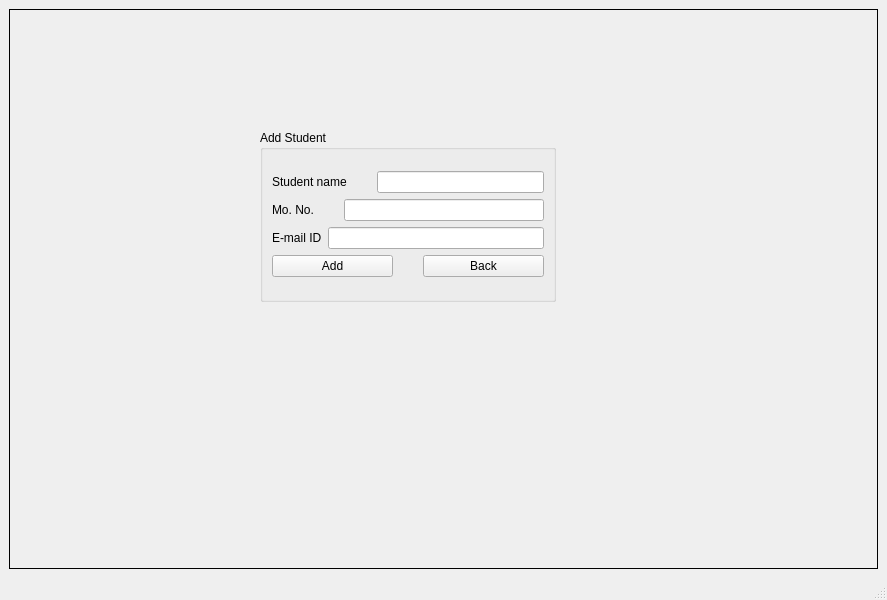
<?xml version="1.0" encoding="UTF-8"?>
<ui version="4.0">
 <class>MainWindow</class>
 <widget class="QMainWindow" name="MainWindow">
  <property name="geometry">
   <rect>
    <x>0</x>
    <y>0</y>
    <width>887</width>
    <height>600</height>
   </rect>
  </property>
  <property name="windowTitle">
   <string>MainWindow</string>
  </property>
  <property name="inputMethodHints">
   <set>Qt::ImhDigitsOnly</set>
  </property>
  <widget class="QWidget" name="centralwidget">
   <layout class="QHBoxLayout" name="horizontalLayout_2">
    <item>
     <widget class="QStackedWidget" name="stackedWidget">
      <property name="frameShape">
       <enum>QFrame::Panel</enum>
      </property>
      <property name="currentIndex">
       <number>4</number>
      </property>
      <widget class="QWidget" name="page">
       <widget class="QWidget" name="layoutWidget">
        <property name="geometry">
         <rect>
          <x>250</x>
          <y>141</y>
          <width>361</width>
          <height>261</height>
         </rect>
        </property>
        <layout class="QVBoxLayout" name="verticalLayout_2">
         <item>
          <layout class="QVBoxLayout" name="verticalLayout">
           <item>
            <widget class="QLabel" name="label">
             <property name="text">
              <string>                                  ADMIN LOGIN</string>
             </property>
            </widget>
           </item>
           <item>
            <layout class="QHBoxLayout" name="horizontalLayout">
             <item>
              <widget class="QLabel" name="label_2">
               <property name="text">
                <string>Username  </string>
               </property>
              </widget>
             </item>
             <item>
              <widget class="QLineEdit" name="lineEdit"/>
             </item>
            </layout>
           </item>
           <item>
            <layout class="QHBoxLayout" name="horizontalLayout_3">
             <item>
              <widget class="QLabel" name="label_3">
               <property name="text">
                <string>Password  </string>
               </property>
              </widget>
             </item>
             <item>
              <widget class="QLineEdit" name="lineEdit_2">
               <property name="echoMode">
                <enum>QLineEdit::Password</enum>
               </property>
              </widget>
             </item>
            </layout>
           </item>
           <item>
            <widget class="QPushButton" name="pushButton">
             <property name="text">
              <string>Login</string>
             </property>
            </widget>
           </item>
           <item>
            <widget class="QLabel" name="label_4">
             <property name="text">
              <string>Dont have account?</string>
             </property>
            </widget>
           </item>
          </layout>
         </item>
         <item>
          <widget class="QPushButton" name="pushButton_2">
           <property name="text">
            <string>Sign up</string>
           </property>
          </widget>
         </item>
        </layout>
       </widget>
       <widget class="QLabel" name="label_20">
        <property name="geometry">
         <rect>
          <x>270</x>
          <y>30</y>
          <width>351</width>
          <height>101</height>
         </rect>
        </property>
        <property name="maximumSize">
         <size>
          <width>351</width>
          <height>101</height>
         </size>
        </property>
        <property name="autoFillBackground">
         <bool>true</bool>
        </property>
        <property name="text">
         <string>DELTA IOT LIBRARY MANAGEMENT SYSTEM </string>
        </property>
       </widget>
      </widget>
      <widget class="QWidget" name="page_2">
       <layout class="QGridLayout" name="gridLayout">
        <item row="0" column="0">
         <widget class="QPushButton" name="pushButton_vb">
          <property name="text">
           <string>View Books</string>
          </property>
         </widget>
        </item>
        <item row="2" column="2">
         <widget class="QPushButton" name="pushButton_rb">
          <property name="text">
           <string>Return book</string>
          </property>
         </widget>
        </item>
        <item row="0" column="1">
         <widget class="QPushButton" name="pushButton_2_vu">
          <property name="text">
           <string>View User</string>
          </property>
         </widget>
        </item>
        <item row="2" column="1">
         <widget class="QPushButton" name="pushButton_6_ab">
          <property name="text">
           <string>Add Book</string>
          </property>
         </widget>
        </item>
        <item row="0" column="2">
         <widget class="QPushButton" name="pushButton_3_sb">
          <property name="text">
           <string>Issue Book </string>
          </property>
         </widget>
        </item>
        <item row="2" column="0">
         <widget class="QPushButton" name="pushButton_5_au">
          <property name="text">
           <string>Add User</string>
          </property>
         </widget>
        </item>
        <item row="3" column="2">
         <widget class="QPushButton" name="pushButton_logout">
          <property name="text">
           <string>Logout</string>
          </property>
         </widget>
        </item>
       </layout>
      </widget>
      <widget class="QWidget" name="page_3">
       <widget class="QGroupBox" name="groupBox">
        <property name="geometry">
         <rect>
          <x>230</x>
          <y>180</y>
          <width>311</width>
          <height>221</height>
         </rect>
        </property>
        <property name="title">
         <string>Add Book </string>
        </property>
        <layout class="QVBoxLayout" name="verticalLayout_4">
         <item>
          <layout class="QVBoxLayout" name="verticalLayout_3">
           <item>
            <layout class="QHBoxLayout" name="horizontalLayout_4">
             <item>
              <widget class="QLabel" name="label_6">
               <property name="text">
                <string>Book Name </string>
               </property>
              </widget>
             </item>
             <item>
              <widget class="QLineEdit" name="lineEdit_book"/>
             </item>
            </layout>
           </item>
           <item>
            <layout class="QHBoxLayout" name="horizontalLayout_5">
             <item>
              <widget class="QLabel" name="label_7">
               <property name="text">
                <string>Quantity</string>
               </property>
              </widget>
             </item>
             <item>
              <widget class="QComboBox" name="comboBox_addbook">
               <item>
                <property name="text">
                 <string>Select Quantity</string>
                </property>
               </item>
               <item>
                <property name="text">
                 <string>1</string>
                </property>
               </item>
               <item>
                <property name="text">
                 <string>2</string>
                </property>
               </item>
               <item>
                <property name="text">
                 <string>3</string>
                </property>
               </item>
               <item>
                <property name="text">
                 <string>4</string>
                </property>
               </item>
               <item>
                <property name="text">
                 <string>5</string>
                </property>
               </item>
               <item>
                <property name="text">
                 <string>6</string>
                </property>
               </item>
               <item>
                <property name="text">
                 <string>7</string>
                </property>
               </item>
               <item>
                <property name="text">
                 <string>8</string>
                </property>
               </item>
               <item>
                <property name="text">
                 <string>9</string>
                </property>
               </item>
               <item>
                <property name="text">
                 <string>10</string>
                </property>
               </item>
              </widget>
             </item>
            </layout>
           </item>
           <item>
            <widget class="QPushButton" name="pushButton_add">
             <property name="text">
              <string>Add</string>
             </property>
            </widget>
           </item>
           <item>
            <widget class="QPushButton" name="pushButton_abback">
             <property name="text">
              <string>Back</string>
             </property>
            </widget>
           </item>
          </layout>
         </item>
        </layout>
       </widget>
      </widget>
      <widget class="QWidget" name="page_4">
       <layout class="QVBoxLayout" name="verticalLayout_14">
        <item>
         <layout class="QVBoxLayout" name="verticalLayout_13">
          <item>
           <widget class="QLabel" name="label_5">
            <property name="text">
             <string>View Book</string>
            </property>
           </widget>
          </item>
          <item>
           <widget class="QTextEdit" name="textEdit"/>
          </item>
          <item>
           <widget class="QPushButton" name="pushButton_vbback">
            <property name="text">
             <string>Back</string>
            </property>
           </widget>
          </item>
         </layout>
        </item>
       </layout>
      </widget>
      <widget class="QWidget" name="page_5">
       <widget class="QGroupBox" name="groupBox_2">
        <property name="geometry">
         <rect>
          <x>250</x>
          <y>120</y>
          <width>296</width>
          <height>172</height>
         </rect>
        </property>
        <property name="title">
         <string>Add Student</string>
        </property>
        <layout class="QVBoxLayout" name="verticalLayout_6">
         <item>
          <layout class="QVBoxLayout" name="verticalLayout_5">
           <item>
            <layout class="QHBoxLayout" name="horizontalLayout_6">
             <property name="spacing">
              <number>30</number>
             </property>
             <item>
              <widget class="QLabel" name="label_8">
               <property name="text">
                <string>Student name</string>
               </property>
              </widget>
             </item>
             <item>
              <widget class="QLineEdit" name="lineEdit_addstudent"/>
             </item>
            </layout>
           </item>
           <item>
            <layout class="QHBoxLayout" name="horizontalLayout_7">
             <property name="spacing">
              <number>30</number>
             </property>
             <item>
              <widget class="QLabel" name="label_9">
               <property name="text">
                <string>Mo. No.</string>
               </property>
              </widget>
             </item>
             <item>
              <widget class="QLineEdit" name="lineEdit_mono">
               <property name="inputMethodHints">
                <set>Qt::ImhDigitsOnly</set>
               </property>
              </widget>
             </item>
            </layout>
           </item>
           <item>
            <layout class="QHBoxLayout" name="horizontalLayout_8">
             <item>
              <widget class="QLabel" name="label_10">
               <property name="text">
                <string>E-mail ID</string>
               </property>
              </widget>
             </item>
             <item>
              <widget class="QLineEdit" name="lineEdit_email">
               <property name="inputMethodHints">
                <set>Qt::ImhLowercaseOnly</set>
               </property>
              </widget>
             </item>
            </layout>
           </item>
           <item>
            <layout class="QHBoxLayout" name="horizontalLayout_9">
             <property name="spacing">
              <number>30</number>
             </property>
             <item>
              <widget class="QPushButton" name="pushButton_addstudent">
               <property name="text">
                <string>Add</string>
               </property>
              </widget>
             </item>
             <item>
              <widget class="QPushButton" name="pushButton_asback">
               <property name="text">
                <string>Back</string>
               </property>
              </widget>
             </item>
            </layout>
           </item>
          </layout>
         </item>
        </layout>
       </widget>
      </widget>
      <widget class="QWidget" name="page_6">
       <widget class="QWidget" name="layoutWidget">
        <property name="geometry">
         <rect>
          <x>180</x>
          <y>70</y>
          <width>491</width>
          <height>401</height>
         </rect>
        </property>
        <layout class="QVBoxLayout" name="verticalLayout_7">
         <item>
          <widget class="QLabel" name="label_11">
           <property name="text">
            <string>View User</string>
           </property>
          </widget>
         </item>
         <item>
          <widget class="QTextEdit" name="textEdit_viewuser"/>
         </item>
         <item>
          <widget class="QPushButton" name="pushButton_vuback">
           <property name="text">
            <string>Back</string>
           </property>
          </widget>
         </item>
        </layout>
       </widget>
      </widget>
      <widget class="QWidget" name="page_7">
       <widget class="QGroupBox" name="groupBox_3">
        <property name="geometry">
         <rect>
          <x>280</x>
          <y>140</y>
          <width>351</width>
          <height>281</height>
         </rect>
        </property>
        <property name="title">
         <string>Issue Book</string>
        </property>
        <layout class="QVBoxLayout" name="verticalLayout_9">
         <item>
          <layout class="QVBoxLayout" name="verticalLayout_8">
           <property name="spacing">
            <number>30</number>
           </property>
           <item>
            <layout class="QHBoxLayout" name="horizontalLayout_10">
             <property name="spacing">
              <number>30</number>
             </property>
             <item>
              <widget class="QLabel" name="label_12">
               <property name="text">
                <string>Book Name</string>
               </property>
              </widget>
             </item>
             <item>
              <widget class="QLineEdit" name="lineEdit_bookname"/>
             </item>
            </layout>
           </item>
           <item>
            <layout class="QHBoxLayout" name="horizontalLayout_11">
             <property name="spacing">
              <number>30</number>
             </property>
             <item>
              <widget class="QLabel" name="label_13">
               <property name="text">
                <string>Student</string>
               </property>
              </widget>
             </item>
             <item>
              <widget class="QComboBox" name="comboBox_student">
               <item>
                <property name="text">
                 <string>Select student</string>
                </property>
               </item>
              </widget>
             </item>
            </layout>
           </item>
           <item>
            <widget class="QDateEdit" name="dateEdit">
             <property name="calendarPopup">
              <bool>true</bool>
             </property>
             <property name="date">
              <date>
               <year>1997</year>
               <month>1</month>
               <day>1</day>
              </date>
             </property>
            </widget>
           </item>
           <item>
            <layout class="QHBoxLayout" name="horizontalLayout_12">
             <property name="spacing">
              <number>30</number>
             </property>
             <item>
              <widget class="QPushButton" name="pushButton_issue">
               <property name="text">
                <string>Issue</string>
               </property>
              </widget>
             </item>
             <item>
              <widget class="QPushButton" name="pushButton_ibback">
               <property name="text">
                <string>Back</string>
               </property>
              </widget>
             </item>
            </layout>
           </item>
          </layout>
         </item>
        </layout>
       </widget>
      </widget>
      <widget class="QWidget" name="page_8">
       <widget class="QGroupBox" name="groupBox_4">
        <property name="geometry">
         <rect>
          <x>220</x>
          <y>80</y>
          <width>391</width>
          <height>331</height>
         </rect>
        </property>
        <property name="title">
         <string>Return Book</string>
        </property>
        <layout class="QVBoxLayout" name="verticalLayout_15">
         <item>
          <layout class="QVBoxLayout" name="verticalLayout_10">
           <item>
            <layout class="QHBoxLayout" name="horizontalLayout_13">
             <property name="spacing">
              <number>30</number>
             </property>
             <item>
              <widget class="QLabel" name="label_14">
               <property name="text">
                <string>Student ID</string>
               </property>
              </widget>
             </item>
             <item>
              <widget class="QLineEdit" name="lineEdit_SID"/>
             </item>
            </layout>
           </item>
           <item>
            <layout class="QHBoxLayout" name="horizontalLayout_16">
             <property name="spacing">
              <number>30</number>
             </property>
             <item>
              <widget class="QLabel" name="label_16">
               <property name="text">
                <string>Return Date</string>
               </property>
              </widget>
             </item>
             <item>
              <widget class="QDateEdit" name="dateEdit_2"/>
             </item>
            </layout>
           </item>
           <item>
            <widget class="QPushButton" name="pushButton_search">
             <property name="text">
              <string>Search</string>
             </property>
            </widget>
           </item>
           <item>
            <layout class="QHBoxLayout" name="horizontalLayout_14">
             <property name="spacing">
              <number>30</number>
             </property>
             <item>
              <widget class="QLabel" name="label_15">
               <property name="text">
                <string>Select Book</string>
               </property>
              </widget>
             </item>
             <item>
              <widget class="QComboBox" name="comboBox_selectbook"/>
             </item>
            </layout>
           </item>
           <item>
            <layout class="QHBoxLayout" name="horizontalLayout_21">
             <property name="spacing">
              <number>31</number>
             </property>
             <item>
              <widget class="QLabel" name="label_21">
               <property name="text">
                <string>amount</string>
               </property>
              </widget>
             </item>
             <item>
              <widget class="QLineEdit" name="lineEdit_3"/>
             </item>
            </layout>
           </item>
           <item>
            <widget class="QCheckBox" name="checkBox">
             <property name="text">
              <string>Fine is collected </string>
             </property>
            </widget>
           </item>
           <item>
            <layout class="QHBoxLayout" name="horizontalLayout_15">
             <property name="spacing">
              <number>30</number>
             </property>
             <item>
              <widget class="QPushButton" name="pushButton_returnbook">
               <property name="text">
                <string>Return book</string>
               </property>
              </widget>
             </item>
             <item>
              <widget class="QPushButton" name="pushButton_back">
               <property name="text">
                <string>Back</string>
               </property>
              </widget>
             </item>
            </layout>
           </item>
          </layout>
         </item>
        </layout>
       </widget>
      </widget>
      <widget class="QWidget" name="page_9">
       <widget class="QGroupBox" name="groupBox_5">
        <property name="geometry">
         <rect>
          <x>240</x>
          <y>110</y>
          <width>281</width>
          <height>201</height>
         </rect>
        </property>
        <property name="title">
         <string>Sign Up</string>
        </property>
        <layout class="QVBoxLayout" name="verticalLayout_12">
         <item>
          <layout class="QVBoxLayout" name="verticalLayout_11">
           <item>
            <layout class="QHBoxLayout" name="horizontalLayout_17">
             <property name="spacing">
              <number>30</number>
             </property>
             <item>
              <widget class="QLabel" name="label_17">
               <property name="text">
                <string>Username</string>
               </property>
              </widget>
             </item>
             <item>
              <widget class="QLineEdit" name="lineEdit_signupuser"/>
             </item>
            </layout>
           </item>
           <item>
            <layout class="QHBoxLayout" name="horizontalLayout_18">
             <property name="spacing">
              <number>30</number>
             </property>
             <item>
              <widget class="QLabel" name="label_18">
               <property name="text">
                <string>Password</string>
               </property>
              </widget>
             </item>
             <item>
              <widget class="QLineEdit" name="lineEdit_signuppass"/>
             </item>
            </layout>
           </item>
           <item>
            <layout class="QHBoxLayout" name="horizontalLayout_19">
             <property name="spacing">
              <number>30</number>
             </property>
             <item>
              <widget class="QLabel" name="label_19">
               <property name="text">
                <string>PassWord</string>
               </property>
              </widget>
             </item>
             <item>
              <widget class="QLineEdit" name="lineEdit_signuprepass"/>
             </item>
            </layout>
           </item>
          </layout>
         </item>
         <item>
          <layout class="QHBoxLayout" name="horizontalLayout_20">
           <property name="spacing">
            <number>30</number>
           </property>
           <item>
            <widget class="QPushButton" name="pushButton_signup">
             <property name="text">
              <string>sign up</string>
             </property>
            </widget>
           </item>
           <item>
            <widget class="QPushButton" name="pushButton_3">
             <property name="text">
              <string>Back</string>
             </property>
            </widget>
           </item>
          </layout>
         </item>
        </layout>
       </widget>
      </widget>
     </widget>
    </item>
   </layout>
  </widget>
  <widget class="QMenuBar" name="menubar">
   <property name="geometry">
    <rect>
     <x>0</x>
     <y>0</y>
     <width>887</width>
     <height>22</height>
    </rect>
   </property>
  </widget>
  <widget class="QStatusBar" name="statusbar"/>
 </widget>
 <resources/>
 <connections/>
</ui>
